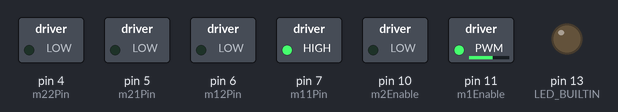
A sketch run on a simulated Arduino Uno, built with avr-gcc and run on an emulated ATmega328P. Parts: switched loads named in the sketch (green lamp = pin HIGH), output pins drawn as LEDs (lit = HIGH).

Above: at 0.55 s.
At 31.55 s:
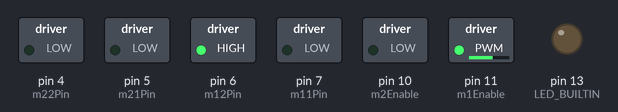
Timing chart, 0 to 37.4 s (numbered marks = the images above):
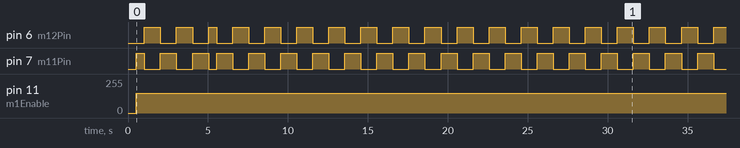

Measured:
- by itself, pin 6 (m12Pin): goes HIGH 1.0 s, LOW 1.0 s, HIGH 1.0 s, LOW 1.0 s, HIGH 0.50 s, 62 × (LOW 1.0 s, HIGH 1.0 s), then LOW
- by itself, pin 7 (m11Pin): moves between LOW and HIGH, repeating every 16.0 s
- by itself, pin 11 (m1Enable): 0/255 → 150/255 at 0.53 s

The sketch:

LineFollower.ino
```cpp
#include <QTRSensors.h>
const int m11Pin = 7;
const int m12Pin = 6;
const int m21Pin = 5;
const int m22Pin = 4;
const int m1Enable = 11;
const int m2Enable = 10;
int m1Speed = 0;
int m2Speed = 0;

float kp = 8;
float ki = 0;
float kd = 20;

int p = 1;
int i = 0;
int d = 0;
int error = 0;
int lastError = 0;
const int maxSpeed = 255;
const int minSpeed = -255;
const int baseSpeed = 200;
QTRSensors qtr;
const int sensorCount = 6;
int sensorValues[sensorCount];

int calibrationTime = 4800;
unsigned long lastCalibration = 0;
int oneCalibrationTime = 500;
bool isCalibrating = 1;
int calibrationIndex = 0;
int noOfCalibrations = 6;
int singleCalibrationTime = 1000;
int calibrationSpeed = 150;

unsigned long errorIndex = 0;

void setup() {
  // pinMode setup
  pinMode(m11Pin, OUTPUT);
  pinMode(m12Pin, OUTPUT);

  pinMode(m21Pin, OUTPUT);
  pinMode(m22Pin, OUTPUT);
  pinMode(m1Enable, OUTPUT);
  pinMode(m2Enable, OUTPUT);
  qtr.setTypeAnalog();
  qtr.setSensorPins((const uint8_t[]){ A0, A1, A2, A3, A4, A5 }, sensorCount);
  delay(500);
  pinMode(LED_BUILTIN, OUTPUT);
  digitalWrite(LED_BUILTIN, HIGH);  // turn on Arduino's LED to indicate we are in calibration mode

  Serial.begin(9600);

  digitalWrite(LED_BUILTIN, LOW);
}

void calibrate() {

  if (lastCalibration == 0) {
    lastCalibration = millis();
  }


  if (millis() - lastCalibration >= oneCalibrationTime) {
    lastCalibration = millis();
    calibrationIndex++;

    //when calibration starts and when it ends it does only a half of a rotation, therefore we split in half the time
    if (calibrationIndex == noOfCalibrations - 1) {
      oneCalibrationTime = singleCalibrationTime / 2;
    } else {
      oneCalibrationTime = singleCalibrationTime;
    }

  }

  else {
    qtr.calibrate();
    if (calibrationIndex % 2 == 1) {
      //one time it goes forward and the other backward
      setMotorSpeed(-calibrationSpeed, 0);
    } else {
      setMotorSpeed(calibrationSpeed, 0);
    }
  }
}


void loop() {

  if (isCalibrating) {
    calibrate();
    if (millis() - lastCalibration > calibrationTime) {
      isCalibrating = false;
    }
  }

  else {
    computePID();
    computeMotorSpeed();
  }
}


void computePID() {

  errorIndex++;

  int error = map(qtr.readLineBlack(sensorValues), 0, 5000, -50, 50);
  p = error;
  i = i + error;
  d = error - lastError;

  //we reset the last error every 10 interations in order to accumulate a more significant rate of change
  if (errorIndex % 10 == 0) {
    lastError = error;
  }
}

void computeMotorSpeed() {

  int motorSpeed = kp * p + ki * i + kd * d;
  m1Speed = baseSpeed;
  m2Speed = baseSpeed;

  if (error < 0) {
    m1Speed += motorSpeed;
  } else if (error > 0) {
    m2Speed -= motorSpeed;
  }

  m1Speed = constrain(m1Speed, minSpeed, maxSpeed);
  m2Speed = constrain(m2Speed, minSpeed, maxSpeed);
  setMotorSpeed(m1Speed, m2Speed);
}

// each arguments takes values between -255 and 255. The negative values represent the motor speed in reverse.
void setMotorSpeed(int motor1Speed, int motor2Speed) {

  motor2Speed = -motor2Speed;
  if (motor1Speed == 0) {
    digitalWrite(m11Pin, LOW);
    digitalWrite(m12Pin, LOW);
    analogWrite(m1Enable, motor1Speed);
  } else {
    if (motor1Speed > 0) {
      digitalWrite(m11Pin, HIGH);
      digitalWrite(m12Pin, LOW);
      analogWrite(m1Enable, motor1Speed);
    }
    if (motor1Speed < 0) {
      digitalWrite(m11Pin, LOW);
      digitalWrite(m12Pin, HIGH);
      analogWrite(m1Enable, -motor1Speed);
    }
  }
  if (motor2Speed == 0) {
    digitalWrite(m21Pin, LOW);
    digitalWrite(m22Pin, LOW);
    analogWrite(m2Enable, motor2Speed);
  } else {
    if (motor2Speed > 0) {
      digitalWrite(m21Pin, HIGH);
      digitalWrite(m22Pin, LOW);
      analogWrite(m2Enable, motor2Speed);
    }
    if (motor2Speed < 0) {
      digitalWrite(m21Pin, LOW);
      digitalWrite(m22Pin, HIGH);
      analogWrite(m2Enable, -motor2Speed);
    }
  }
}
```
